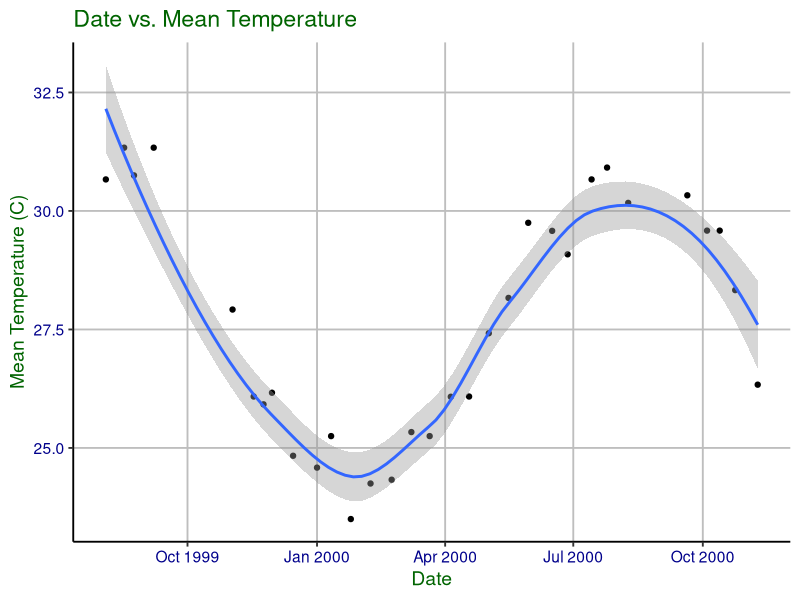
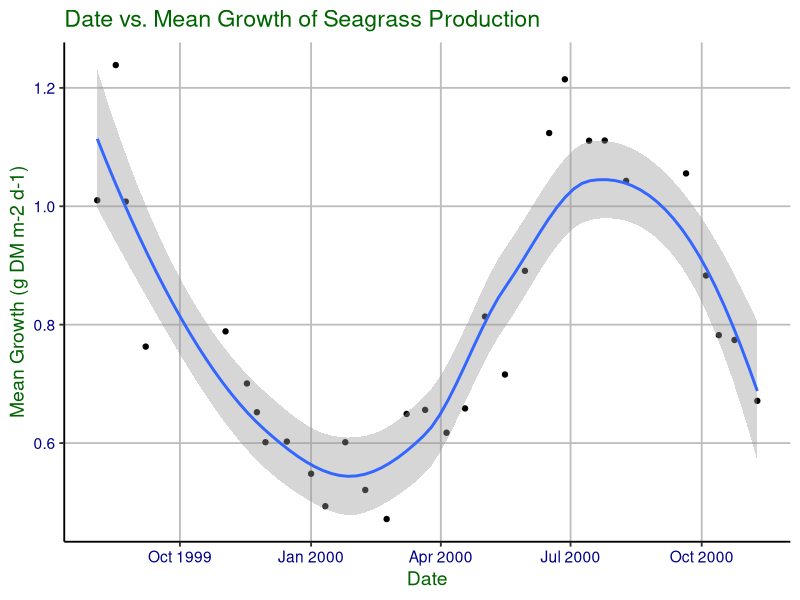
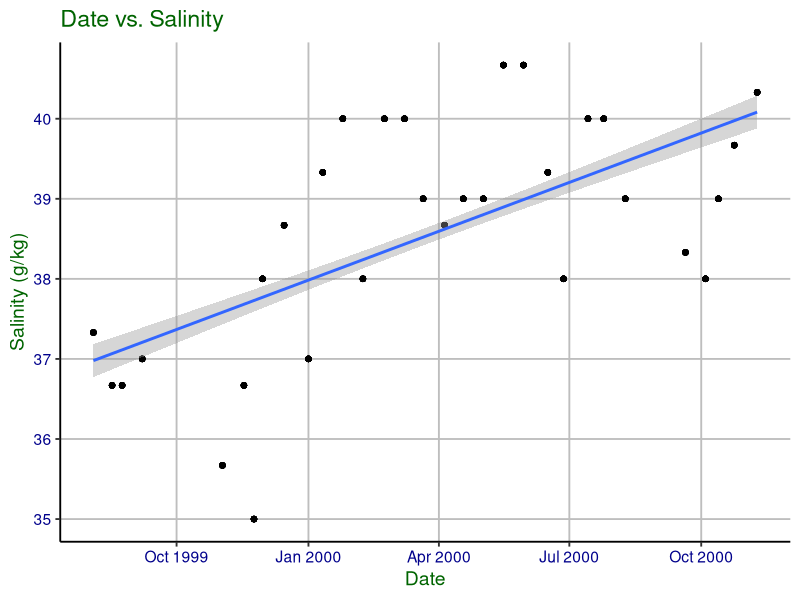
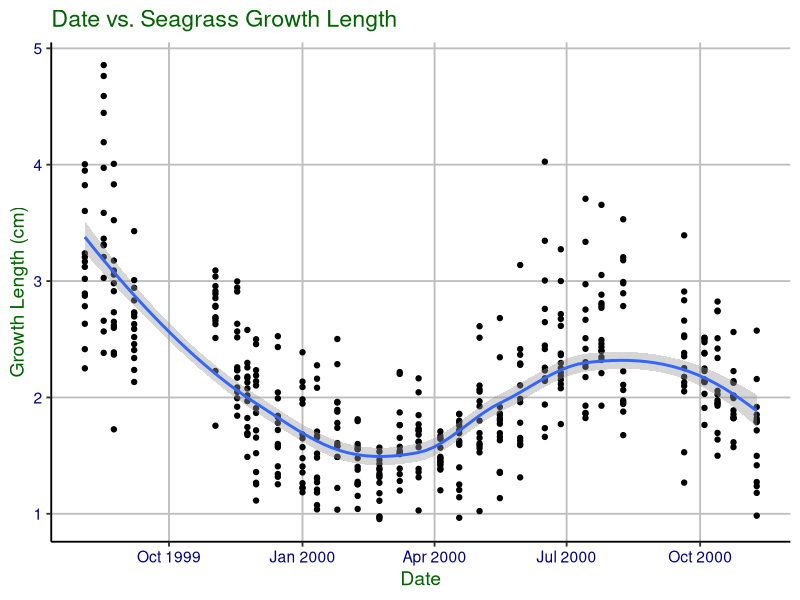
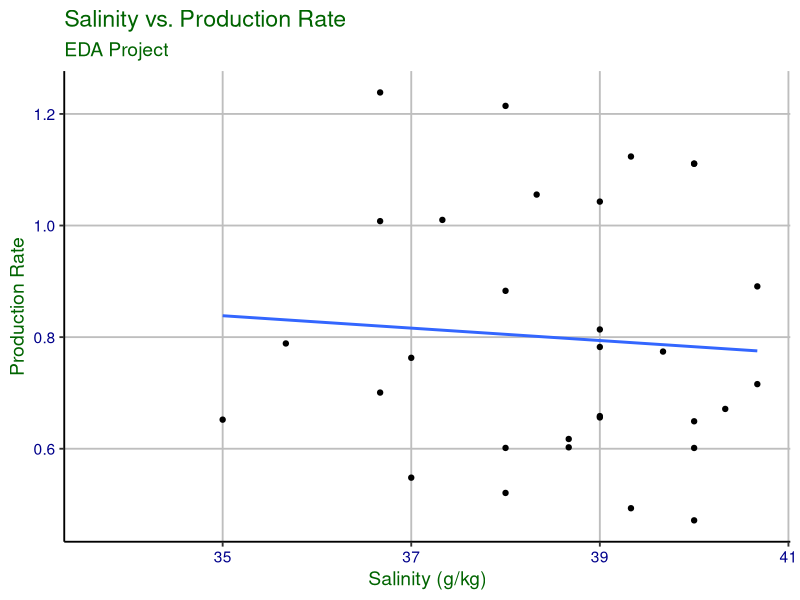
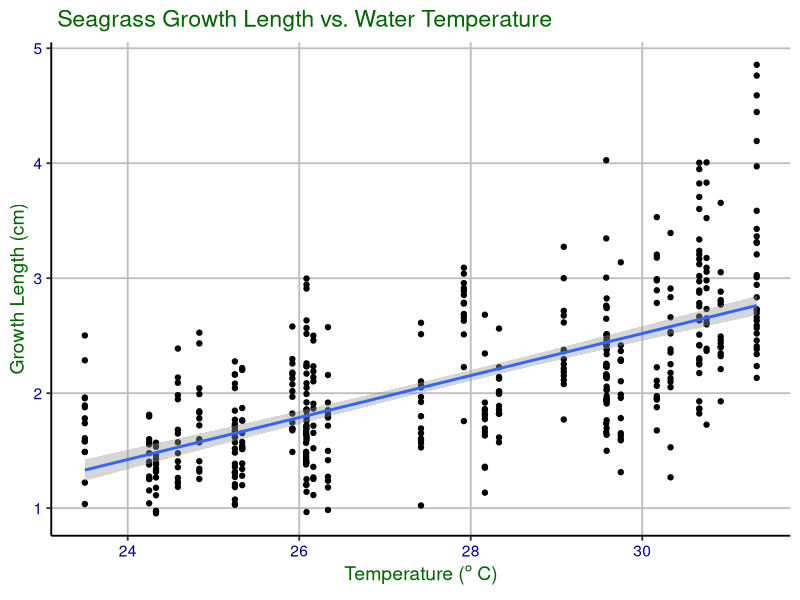
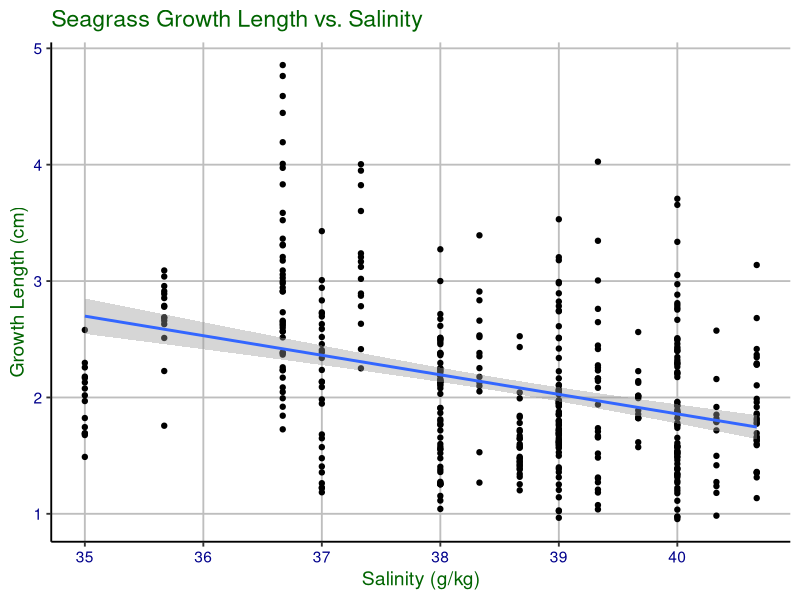

Source code (R) for these figures, in order:
## ---- chunk 1
# import libraries
library(tidyverse)
library(lubridate)
library(here)
library(knitr)

# check that here points to the project folder
here()

# setting plot theme
mytheme <- theme_classic(base_size = 14) +
  theme(axis.text = element_text(color = "darkblue"), 
        title = element_text(color='darkgreen'),
        panel.grid.major = element_line(color = "gray", linetype = "solid"))
# set theme
theme_set(mytheme)

## ---- chunk 2

## ---- chunk 3

# import temperature and salinity data
temp_sal <- read.csv(here("./Data/Raw/Temperature-Salinity.csv"), stringsAsFactors = TRUE)
temp_sal$date <- as.Date(temp_sal$date) # set as date
#view(temp_sal)

# import linear growth data
linear_growth <- read.csv(here("./Data/Raw/Seagrass-linear-growth-rates.csv"))
linear_growth$date <- as.Date(linear_growth$date) # set as date

# import production rates data
Seagrass_production_rates <- read_csv(here("./Data/Raw/Seagrass-production-rates.csv"))
#View(Seagrass_production_rates)
class(Seagrass_production_rates$date) #it is already a date

## ---- chunk 4
# filtering for only reference data (represents whole experiment time)
# creating a mean temp column
# selecting needed columns
# getting rid of possible NAs
temp_processed <- temp_sal %>% 
  filter(treatment == "reference") %>%
  mutate(mean_temp = (min_temp + max_temp) / 2) %>%
  select(date, mean_temp, exp_week) %>% 
  na.omit()

#filtered out the reference treatment only
#omitted any NAs
salinity_processed <- temp_sal %>%
  filter(treatment == "reference") %>%
  select(date, salinity, exp_week) %>% 
  na.omit()

#selected the desired columns 
#filtered out just the reference treatment
#calculated the mean mass growth
#omitted any NAs
prod_rates_clean <- Seagrass_production_rates %>%
  select("treatment", "date", "exp_week", "gr_mass") %>%
  filter(treatment == "reference") %>%
  group_by(date) %>%
  summarise(meangrowth = mean(gr_mass), exp_week = median(exp_week)) %>%
  mutate(treatment = "reference") %>%
  na.omit()

# filtering for only reference data (represents whole experiment time) 
# selecting needed columns
linear_growth_processed <- linear_growth %>% 
  filter(treatment == "reference") %>%
  select(date, gr_length, exp_week)
## ---- chunk 5
temp_production_rate <- full_join(temp_processed, 
                               prod_rates_clean, 
                               by = "exp_week")

# selecting the full date column and removing NAs
temp_production_rate_processed <- temp_production_rate %>%
  select(date.x, mean_temp, exp_week, meangrowth) %>%
  na.omit()
#view(temp_production_rate_processed)

#joined the salinity and production rate data frames together by the experiment week
salinity_prod_rates <- full_join(salinity_processed, prod_rates_clean,
                                 by = "exp_week")
# selecting the full date column and removing NAs
sal_prod_processed <- salinity_prod_rates %>%
  select(date.x, salinity, exp_week, meangrowth) %>%
  na.omit()

# joining temp data and linear growth by using experiment week
temp_lineargrowth <- full_join(temp_processed, 
                               linear_growth_processed, 
                               by = "exp_week")

# selecting the full date column and removing NAs
temp_lineargrowth_processed <- temp_lineargrowth %>%
  select(date.x, mean_temp, gr_length) %>%
  na.omit()

# joining salinity data and linear growth by using experiment week
salinity_lineargrowth <- full_join(salinity_processed, 
                                   linear_growth_processed, 
                                   by = "exp_week")

# selecting the full date column and removing NAs
salinity_lineargrowth_processed <- salinity_lineargrowth %>%
  select(date.x, salinity, gr_length) %>%
  na.omit()

## ---- chunk 6

ggplot(temp_production_rate_processed, aes(x = date.x, y = mean_temp)) +
geom_point() +
  geom_smooth(method = 'loess') +
xlab("Date")+
ylab("Mean Temperature (C)")+
labs(title = "Date vs. Mean Temperature")
## ---- chunk 7

ggplot(temp_production_rate_processed, aes(x = date.x, y = meangrowth)) +
geom_point() +
  geom_smooth(method = 'loess') +
xlab("Date")+
ylab("Mean Growth (g DM m-2 d-1)")+
labs(title = "Date vs. Mean Growth of Seagrass Production")
## ---- chunk 8

# plot of salinity over time
salinity_time_plot <-
ggplot(salinity_lineargrowth_processed,aes(x=date.x,y=salinity)) + 
  geom_point() + 
  geom_smooth(method = 'lm') +
  labs(title = "Date vs. Salinity",
       y="Salinity (g/kg)",
       x="Date")
plot(salinity_time_plot)

# linear regression of salinity and time
salinity_time_regression <- 
  lm(data = salinity_lineargrowth_processed,
     salinity ~ date.x)
summary(salinity_time_regression)
## ---- chunk 9

# plot of linear growth over time
growth_time_plot <-
ggplot(temp_lineargrowth_processed,aes(x=date.x,y=gr_length)) + 
  geom_point() + 
  geom_smooth(method = 'loess') +
  labs(title = "Date vs. Seagrass Growth Length",
       y="Growth Length (cm)",
       x="Date")
plot(growth_time_plot)
## ---- chunk 10

#plotted salinity by production rate
ggplot(salinity_prod_rates, aes(y = meangrowth, x = salinity)) +
  geom_point() +
  geom_smooth(method = "lm", se = FALSE) +
  labs(y = "Production Rate", x = "Salinity (g/kg)", 
       title = "Salinity vs. Production Rate",
       subtitle = "EDA Project")
## ---- chunk 11

# plot comparing linear growth to temperature
growth_temp_plot <-
ggplot(temp_lineargrowth_processed,aes(x=mean_temp,y=gr_length)) + 
  geom_point() + 
  geom_smooth(method = "lm") +
  labs(title = " Seagrass Growth Length vs. Water Temperature",
       y="Growth Length (cm)",
       x="Temperature (" * degree~C * ")")
plot(growth_temp_plot)
## ---- chunk 12
# plot comparing linear growth to salinity
growth_salinity_plot <-
ggplot(salinity_lineargrowth_processed,aes(x=salinity,y=gr_length)) + 
  geom_point() + 
  geom_smooth(method = "lm") +
  labs(title = "Seagrass Growth Length vs. Salinity",
       y="Growth Length (cm)",
       x="Salinity (g/kg)")
plot(growth_salinity_plot)
